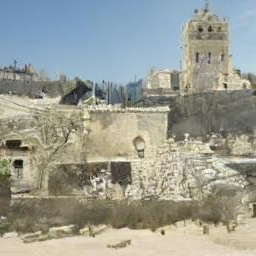
#> input picture dataset/castle/samples_ema1_step001152000.pkl.batch00001.im0000.png, 256 x 256 px; its folder holds 4 pictures in this run
$ python imageresize.py
#> lines starting #> are read from the running program, lines starting #| are printed output that depends on the picture
from PIL import Image
import os
from tqdm import tqdm

origin_dir = './dataset/castle/'
dst_dir = './dataset/castle_128/'
filename = os.listdir(origin_dir)
for fn in tqdm(filename):
    img = Image.open(origin_dir + fn)
#> img is the input picture: PIL image 256x256 RGB; mean R, G, B 154.1, 157.3, 147.5
    img_resize = img.resize((128, 128))
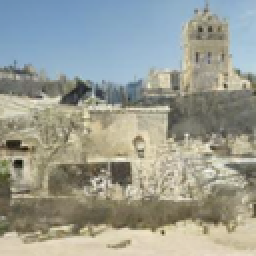
#> img_resize: PIL image 128x128 RGB (shown 2 times larger); mean R, G, B 154.2, 157.3, 147.5
    img_resize.save(dst_dir + fn)
#> pass 2 of the loop `for fn in tqdm(filename):`:
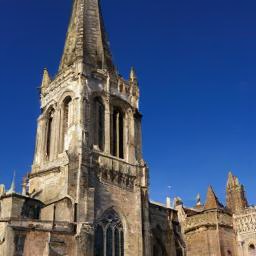
#> input picture dataset/castle/samples_ema1_step001152000.pkl.batch00001.im0001.png, 256 x 256 px
#> img is the input picture: PIL image 256x256 RGB; mean R, G, B 75, 89.4, 120.2
#> `img_resize = img.resize((128, 128))`:
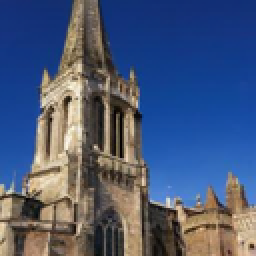
#> img_resize: PIL image 128x128 RGB (shown 2 times larger); mean R, G, B 75, 89.4, 120.3
#> pass 3 of the loop `for fn in tqdm(filename):`:
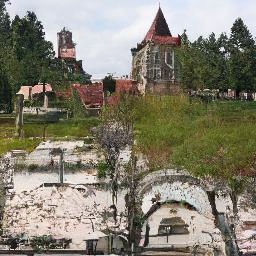
#> input picture dataset/castle/samples_ema1_step001152000.pkl.batch00001.im0002.png, 256 x 256 px
#> img is the input picture: PIL image 256x256 RGB; mean R, G, B 132.3, 128.1, 112.8
#> `img_resize = img.resize((128, 128))`:
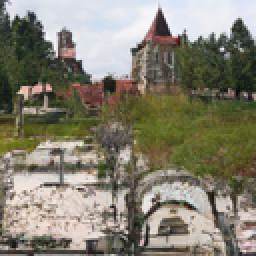
#> img_resize: PIL image 128x128 RGB (shown 2 times larger); mean R, G, B 132.3, 128.1, 112.8
#> the loop made 4 passes; the first 3 are shown
